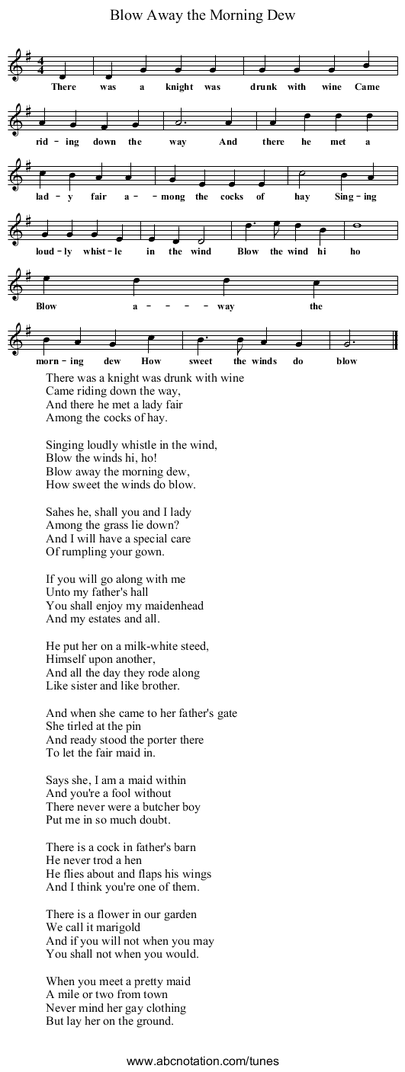
#> input picture Img/blow.png, 405 x 1072 px, shrunk from 531 x 1407 before the run
$ python main.py
#> lines starting #> are read from the running program, lines starting #| are printed output that depends on the picture
'''
Main code containing music detection algorithms.
Inputs: .png format images of sheet music
Outputs: ABC notation text file, eventually will play music
Stefan Py and Nicholas Trimble, 03/2026
'''
import numpy as np
import skimage as ski
import cv2 as cv
import matplotlib.pyplot as plt
from matplotlib import cm

'''
input: greyscale image of a single bar of the staff
output: tuple representing the Y-coordinate of each line of the staff, in pixels from the top of the image
        can also return angle input image is rotated by (degrees)
'''
def staff_lines(image):
    tested_angles = np.linspace(-np.pi / 4, np.pi / 4, 180, endpoint=False)
    for i in range(0, tested_angles.size):  #check within 45deg of horizontal
        if tested_angles[i] >=0:           #refactor: make more parameterizable tested_angle function, or houghpeak function
            tested_angles[i] += np.pi/4
        else:
            tested_angles[i] -= np.pi/4
    h, theta, d = ski.transform.hough_line(image, theta=tested_angles)

    #filters lines to be at least 3 pix apart, and within 1% of strongest line
    accum, angles, dist = ski.transform.hough_line_peaks(h, theta, d, min_distance=3, threshold=0.99*np.max(h))
    dist = np.sort(-1*dist)
    dist = dist.astype(np.int32) #max image height of 2^32-1
    return dist, np.rad2deg(np.mean(angles))

'''
input: slice of an image with clef, time signature, sharps/flats removed
output: x coordinates of bar lines and note tails that are exactly vertical
'''
# [63 lines left out: functions bar_tail_lines, eighth_note_lower, eighth_note_upper, not called in this run]


'''
Simple segmentation algo, something more advanced from class could be used
but this is easiest given the rigid formatting of the image
Input: image dimensions, staff line y coordinates
Output: Array representing the horizontal borders to slice image
'''
def staff_borders(lines, dims, padding = 2):
    assert len(lines) % 5 == 0, "Detected staff lines not a multiple of 5; staff_borders will not work"
    v, h = dims
    borders = []

    dist = lines[2] - lines[0]  #get dist btn middle and top of staff
    distpad = dist * padding    #pad a bit to get area around staff

    for i in range(2, len(lines), 5):
        top = lines[i] - distpad
        bot = lines[i] + distpad
        borders.append(int(top))
        borders.append(int(bot))
    return borders

'''
Input: Image of sheet music we're processing, border array from staff_borders
Output: Array of images representing a line of bars each
'''
def staff_slice(image, borders):
    slices = []
    for j in range(0, len(borders)-1, 2):
        start = borders[j]
        end = borders[j+1]
        slices.append(image[start:end])

    return slices

'''
performs singular template matching, returning score and location of best match
'''
# [4 lines left out: function template_match, not called in this run]


'''
single template matching for individual symbols on the staff
input: stripe of input image containing one line of the staff
output: string identifying best match to feature, coordinate of the top right corner and bottom left corner
'''
def templ_match(line, feature): #generalize this for more templating
    if feature == "clef":
        feats = ["GClef", "FClef"]
    elif feature == "ts":
        feats = ["4-4", "3-4", "2-2"]
    else:
        raise RuntimeError #not a valid feature to check

    template_root = "Img/templates/"
    sizes = [16, 32, 64, 128]       #template sizes to allow for diff res images
    score = []
    locns = []

    #pick size to template with
    h = line.shape[0]
    if h < sizes[0]:    #verify we have a small enough template
        print(f"Error: Minimum template size {sizes[0]} exceeds height of line {h}")
        return

    size = sizes[0]     #default to smallest
    for i in range(1, len(sizes)):  #check if there is a larger template usable
        if sizes[i] > h:
            break
        size = sizes[i]
    #print(size)

    for f in feats:  #check all features at the determined size
        template_file = template_root + f + '_' + str(size) + ".png"
        template = cv.imread(template_file, cv.IMREAD_GRAYSCALE)
        assert template is not None, "Template file " + template_file + " not found"
        max_val, max_loc = template_match(line, template)
        #print(f"Candidate {f},\tsz:{size}, conf: {max_val}, loc:{max_loc}")
        topright = (max_loc[0] + template.shape[1], max_loc[1]) #these indices are opposing
        botleft  = (max_loc[0], max_loc[1] + template.shape[0])
        score.append(max_val)
        locns.append((topright, botleft))

    match_i = np.argmax(np.array(score))    #find the clef with the highest match value
    match = feats[match_i]
    coords = locns[match_i]
    return match, coords

'''
input: image of notes in one bar line, y-coordinate of staff lines, x-coordinate of bar lines
output: xy location of notes on image
'''
# [49 lines left out: function note_detection, not called in this run]

'''
input: y coordinates of a note, y-coordinate of staff lines
output: position by number relative to top of staff lines
'''

# [5 lines left out: function note_pos, not called in this run]

'''
input: image of notes in one bar line, x and y coordinate of a note, x-coordinate of bar lines
output: note timing type
'''
# [124 lines left out: functions note_type, dark_note_differentiate, detect_stem_end, imshow, not called in this run]

# [21 lines of commented-out code are left out]

'''
input: limited span of a line containing key signature
outputs: number of sharps and flats detected
'''
# [26 lines left out: function key_extract, not called in this run]

'''
Input: section containing key signature
Output: count of number of symbols
'''
# [90 lines left out: functions keysig_count, pos_to_note, timing_to_abc_duration, build_abc_header, export_to_abc, not called in this run]

def main(filepath):
#> called with filepath = 'Img/blow.png'
    im = ski.io.imread(filepath)
#> im is the input picture: shape (1072, 405, 3); min 0, max 255, mean 238.9

    #Preprocessing
    if im.ndim == 3:            #colour image
        if im.shape[2] == 4:    #RGBA image
            im = ski.color.rgba2rgb(im)
        im = ski.color.rgb2gray(im)
#> im: shape (1072, 405) float64

    if im.dtype == 'float64':   #convert floats to uint8
        im = ski.util.img_as_ubyte(im)

    im = ski.util.invert(im)    #Its preferable for features to be represented by 255
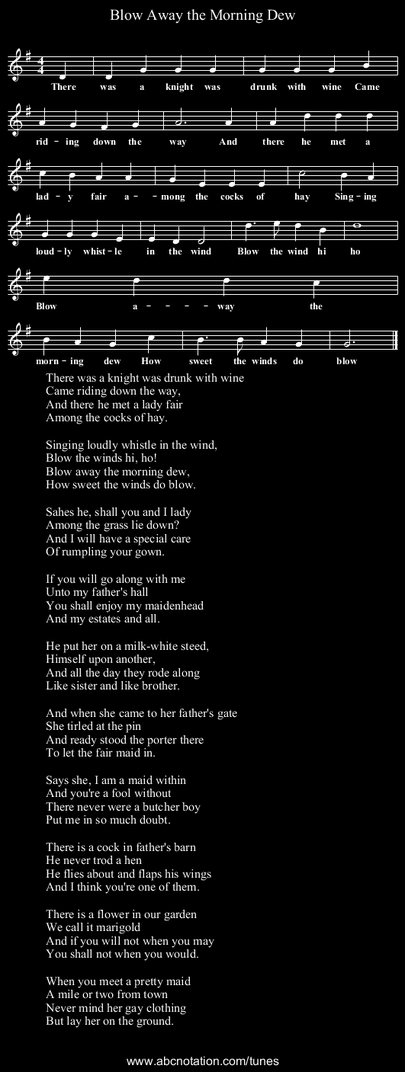
#> im: shape (1072, 405); min 0, max 255, mean 16.1
    #imshow(im)

    #Staff line location
    lines, rotation = staff_lines(im)
#> in staff_lines, `h, theta, d = ski.transform.hough_line(image, theta=tested_angles)`:
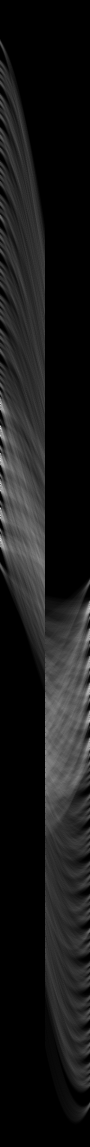
#> h: shape (2293, 180) uint64 (shown at 1/2 size); min 0, max 395, mean 38.7; drawn with min black and max white
#> in staff_lines, `h, theta, d = ski.transform.hough_line(image, theta=tested_angles)`: theta = 180 values from -1.57 to 1.56; d = 2293 values from -1146 to 1146
#> in staff_lines, `accum, angles, dist = ski.transform.hough_line_peaks(h, theta, d, min_..`: accum = 30 values, max 395 at index 0, min 394 at index 4, mean 394.1; angles = 30 values from -1.57 to -1.57; dist = 30 values, max -56 at index 4, min -349 at index 29, mean -202.6
#> in staff_lines, `dist = np.sort(-1*dist)`: dist = 30 values from 56 to 349
#> lines = 30 values from 56 to 349; rotation = -90

    #print(lines, rotation)

    #rotate the image based on rotation
    #for now assume horizontal: below slicing will need to account for lines being horiz+vert comps

    #slice the image into stripes based on groups of 5 in lines
    borders = staff_borders(lines, im.shape)
#> in staff_borders, `dist = lines[2] - lines[0]`: dist = 10
#> in staff_borders, `distpad = dist * padding`: distpad = 20
#> the loop in staff_borders, `for i in range(2, len(lines), 5):` made 6 passes
#> (i, top, bot) on passes 1 to 6: (2, 46, 86), (7, 100, 140), (12, 155, 195), (17, 210, 250), (22, 265, 305), (27, 320, 360)
#> after the loop in staff_borders, `for i in range(2, len(lines), 5):`: borders = [46, 86, 100, 140, 155, 195, 210, 250, 265, 305, 320, 360]
    slices = staff_slice(im, borders)
#> the loop in staff_slice, `for j in range(0, len(borders)-1, 2):` made 6 passes
#> (j, start, end) on passes 3 to 6: (4, 155, 195), (6, 210, 250), (8, 265, 305), (10, 320, 360)
#> (start, end) on passes 1 to 2: (46, 86), (100, 140)
#> after the loop in staff_slice, `for j in range(0, len(borders)-1, 2):`: slices = 6 items
#> slices = 6 items

    #imshow(slices[0])
    clefid, clefloc = templ_match(ski.util.invert(slices[0]), "clef") #just check for clef on the first line
    print(clefid, clefloc) #coord uses cartesian, while the iamge follows image convention
    tsid, tsloc = templ_match(ski.util.invert(slices[0]), "ts")
    print(tsid, tsloc)

    #find key signature, slice out section between clef and time
    key_im = slices[0][:, clefloc[0][0]:tsloc[1][0]]
    keysig = key_extract(ski.util.invert(key_im))
    print(keysig)
    first_staff = lines[0:5] - borders[0]       #get the staff lines in this first slice, relative to its own coords
    n_keysig = keysig_count(key_im, first_staff)
    print(n_keysig)

    init = True #to change behaviour for the first line

    note_position = []
    note_timing = []

    for s in slices:
        #crop out the time signature and clef, leaving only notes (and repeats which we will ignore)
        if init:
            s = s[:, tsloc[0][0]:]  #start from the right of the time signature
            init = False
        else:
            s = s[:, tsloc[1][0]:]  #start from left of the time signature (right of the key sig)
        #print(bar_tail_lines(s))
        #imshow(s)
        #continue

        #note detection
        lines, rotation = staff_lines(s)
        vert_lines = bar_tail_lines(s)
        cx, cy, radii = note_detection(ski.util.invert(s),lines,vert_lines)

        idx = np.lexsort([cy,radii,cx])
        cx = cx[idx]
        cy = cy[idx]
        radii = radii[idx]

        pos = []
        timing = []
        abs_pos_x = []

        for i in range(len(cx)):
            skip = False
            nogo = False

            if i != 0 and skip == False:
                if cx[i] - radii[i-1]*3 < cx[i-1] or cx[i] == cx[i-1]:
                    skip = True
                    nogo = True

            if i != len(cx)-1:
                if cx[i] + radii[i]*4 > cx[i+1] and abs(cy[i]-cy[i+1]) > radii[i]*2:
                    temp_time, sheet_pos, temp_abs_pos_x  = note_type(ski.util.invert(s), cx, cy, radii, lines, vert_lines, i, True)
                    skip = True


            if skip == False:
                temp_time, sheet_pos, temp_abs_pos_x = note_type(ski.util.invert(s), cx, cy, radii, lines, vert_lines, i, False)

            if len(abs_pos_x) != 0:
                for j in range(len(abs_pos_x)):
                    if abs_pos_x[j] < temp_abs_pos_x + 3 and abs_pos_x[j] > temp_abs_pos_x - 3:
                        nogo = True
                        break

            if nogo == False:
                timing.append(temp_time)
                pos.append(sheet_pos)
                abs_pos_x.append(temp_abs_pos_x)

        # [5 lines of commented-out code are left out]
        note_position.extend(pos)
        note_timing.extend(timing)

    # Export to ABC file
    if note_position and clefid and tsid:
        # Convert time signature from "4-4" format to "4/4" format
        time_sig_abc = tsid.replace('-', '/')
        export_to_abc('output.abc', clefid, time_sig_abc, keysig, n_keysig,
                      note_position, note_timing, title=filepath.replace('Img/', '').replace('.png', '').replace('.jpg', ''))


#> (the run stopped early here; a loop or call above may not have finished)

$ run again, with Img/TEST_MUSIC_single_line.png copied over Img/blow.png
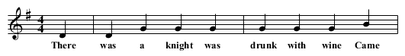
#> input picture Img/TEST_MUSIC_single_line.png, 405 x 56 px, shrunk from 531 x 74 before the run
#> in main, im is the input picture: shape (56, 405, 4); mean R, G, B, A 226, 226, 226, 255
#> in main, `im = ski.util.invert(im)`:
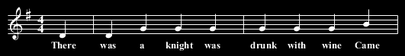
#> im: shape (56, 405); min 0, max 255, mean 29
#> in staff_lines, `h, theta, d = ski.transform.hough_line(image, theta=tested_angles)`:
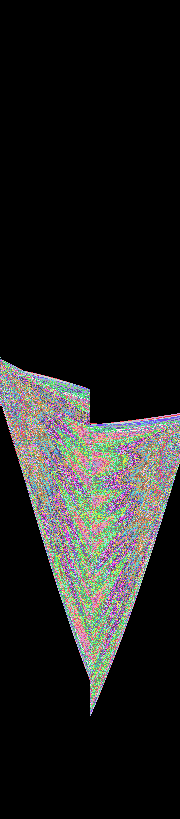
#> h: shape (819, 180) uint64; 291 distinct labels, from 0 to 394; one colour per label, 0 black
#> theta = 180 values from -1.57 to 1.56; d = 819 values from -409 to 409
#> in staff_lines, `accum, angles, dist = ski.transform.hough_line_peaks(h, theta, d, min_..`: accum = [394, 394, 394, 394, 394]; angles = [-1.57, -1.57, -1.57, -1.57, -1.57]; dist = [-15, -19, -24, -29, -33]
#> in staff_lines, `dist = np.sort(-1*dist)`: dist = [15, 19, 24, 29, 33]
#> rotation = -90
#> in staff_borders, `dist = lines[2] - lines[0]`: dist = 9
#> distpad = 18
#> the loop in staff_borders, `for i in range(2, len(lines), 5):` made 1 pass
#> (i, top, bot) on pass 1: (2, 6, 42)
#> after the loop in staff_borders, `for i in range(2, len(lines), 5):`: borders = [6, 42]
#> the loop in staff_slice, `for j in range(0, len(borders)-1, 2):` made 1 pass
#> after the loop in staff_slice, `for j in range(0, len(borders)-1, 2):`: slices = 1 item

$ run again, with Img/fullNote_temp_oneline.png copied over Img/blow.png
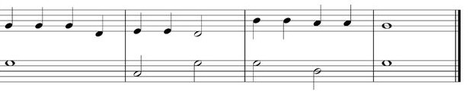
#> input picture Img/fullNote_temp_oneline.png, 476 x 101 px, shrunk from 625 x 133 before the run
#> in main, im is the input picture: shape (101, 476, 4); mean R, G, B, A 238.7, 238.7, 238.7, 255
#> in main, `im = ski.util.invert(im)`:
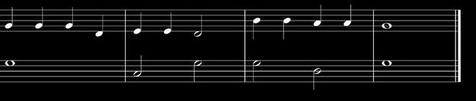
#> im: shape (101, 476); min 0, max 255, mean 16.3
#> in staff_lines, `h, theta, d = ski.transform.hough_line(image, theta=tested_angles)`:
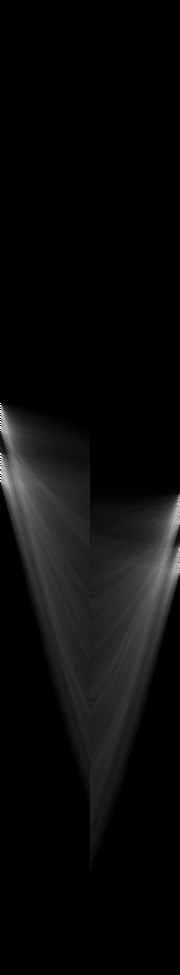
#> h: shape (975, 180) uint64; min 0, max 464, mean 19.9; drawn with min black and max white
#> theta = 180 values from -1.57 to 1.56; d = 975 values from -487 to 487
#> in staff_lines, `accum, angles, dist = ski.transform.hough_line_peaks(h, theta, d, min_..`: accum = [464, 464, 464, 464, 464, 464, 464, 464, 463, 463]; angles = [-1.57, -1.57, -1.57, -1.57, -1.57, -1.57, -1.57, -1.57, -1.57, -1.57]; dist = [-10, -20, -26, -30, -61, -66, -70, -79, -15, -75]
#> in staff_lines, `dist = np.sort(-1*dist)`: dist = [10, 15, 20, 26, 30, 61, 66, 70, 75, 79]
#> rotation = -90
#> in staff_borders, `dist = lines[2] - lines[0]`: dist = 10
#> distpad = 20
#> the loop in staff_borders, `for i in range(2, len(lines), 5):` made 2 passes
#> (i, top, bot) on passes 1 to 2: (2, 0, 40), (7, 50, 90)
#> after the loop in staff_borders, `for i in range(2, len(lines), 5):`: borders = [0, 40, 50, 90]
#> the loop in staff_slice, `for j in range(0, len(borders)-1, 2):` made 2 passes
#> (start, end) on passes 1 to 2: (0, 40), (50, 90)
#> after the loop in staff_slice, `for j in range(0, len(borders)-1, 2):`: slices = 2 items
